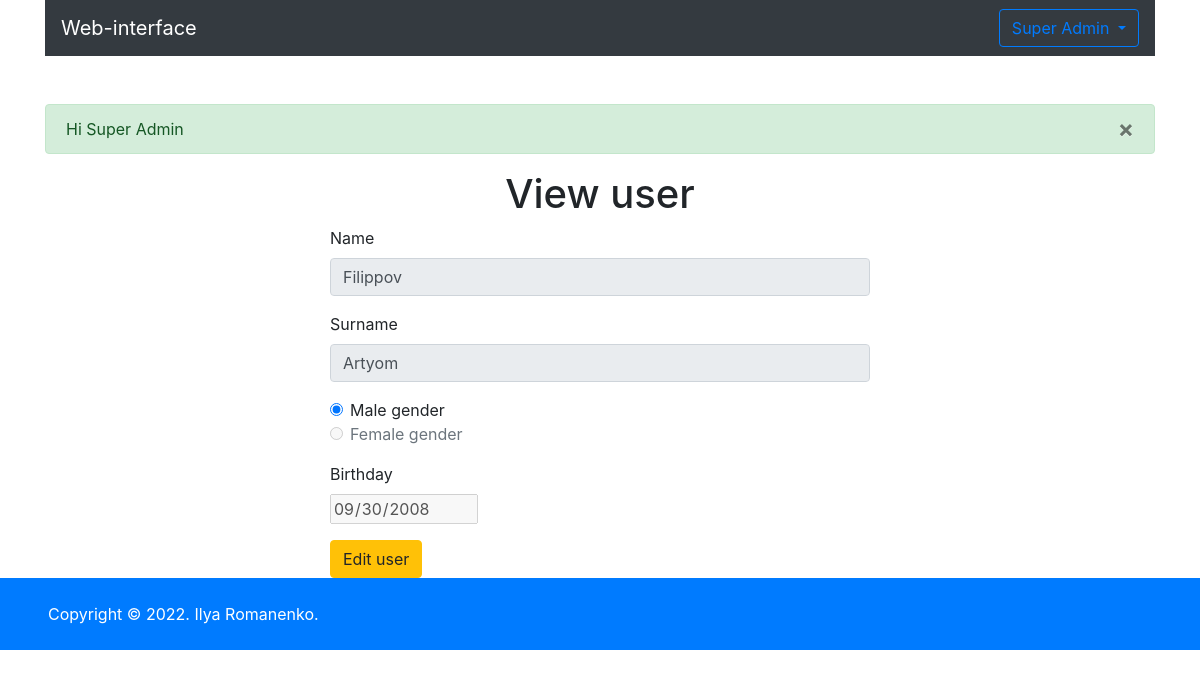
The app's page /actions/view.php?id=53 (signed in) with its own data.
### tables this page shows
CREATE TABLE `users` (
  `id` int(11) NOT NULL,
  `login` varchar(255) NOT NULL,
  `password` varchar(255) NOT NULL,
  `name` varchar(255) NOT NULL,
  `surname` varchar(255) NOT NULL,
  `gender` varchar(1) NOT NULL,
  `birthday` text,
  `id_admin` int(1) NOT NULL DEFAULT '0',
  `is_deleted` varchar(1) NOT NULL DEFAULT '0'
);

### app/config.php (called while the page is built)
<?php
return[
    'name' => 'Web-interface',
    'copyright' => 'Copyright © '. date('Y') . '. Ilya Romanenko.',
    'components' => [
        'host' => 'localhost',
        'userName' => 'root',
        'password' => '',
        'dataBase' => 'sibers',
    ],
    'count_list' => 10,
    'path_parts' => pathinfo($_SERVER['SCRIPT_NAME']),
];
?>

### model.php (called while the page is built, shortened)
<?php
class Model
{
    private $connect;
    public function __construct($db)
    {
        try {
            $this->connect = new mysqli($db['host'], $db['userName'], $db['password'], $db['dataBase']);
        } catch (Exception $e) {
            echo 'Connection failed! ' . $e->getMessage();
        }
    }
    public function view($data)
    {
        $validData = $this->validation($data);
        if ($validData['valid']) {
            $idUser = $validData['validFields']['id'];
            switch (isset($idUser)) {
                case true:
                    $fetchUser = $this->fetch('', ['id' => $idUser]);
                    if (!empty($fetchUser)) {
                        $user = $fetchUser[0];
                        $user['password'] = '';
                        return $user;
                    } else {
                        $_SESSION['errorField'] = 'This user does not exist, please try again';
                        header("Location: /");
                        die;
                    }
                    break;
            }
        }
        die;
    }
    public function fetch($fields, $whereFields = null, $sort = null, $limit = null)
    {
        $data = [];
        $queryRows = null;
        if (is_array($fields)) {
            for ($i = 0; $i < count($fields); $i++) {
                if ($i + 1 == count($fields)) {
                    $queryRows .= ' ' . $fields[$i];
                    break;
                }
                $queryRows .= ' ' . $fields[$i] . ',';
            }
        } else {
            $queryRows = '*';
        }
        $query = "SELECT $queryRows FROM users";
        if (!is_null($whereFields)) {
            $query .= ' WHERE ';
            foreach ($whereFields as $field => $value) {
                $query .= " $field = '$value'";
            }
            $query .= ' AND is_deleted = 0';
        } else {
            $query .= " WHERE is_deleted = '0'";
        }
        if ($sql = $this->connect->query($query)) {
            while ($row = mysqli_fetch_assoc($sql)) {
                $data[] = $row;
            }
        }
        return $data;
    }
    public function validation($data)
    {
        $formValid = [];
        $formValid['valid'] = true;
        $formValid['validFields'] = [];
        $formValid['notValidFields'] = [];
        foreach ($data as $key => $value) {
            if (isset($value) && (!empty($value) || $value === '0')) {
                $dataValid = htmlspecialchars($value);
                if ($key == 'id') {
                    $dataValid = (int)$dataValid;
                }
                $formValid['validFields'][$key] = $dataValid;
            } else {
                $formValid['valid'] = false;
                $formValid['notValidFields'][] = $key;
            }
        }
        return $formValid;
    }
}

### actions/view.php (the view)
<?php
$titlePage = 'View user';
include_once $_SERVER['DOCUMENT_ROOT'] . '/template/head.php';
$userData = $model->view($_GET);
?>
<div class="row justify-content-center">
    <div class="col-6 align-self-center">
        <h1 class="text-center"><?= $titlePage ?></h1>
        <div class="form-group">
            <label>Name</label>
            <input type="text" class="form-control" name="User[name]" placeholder="Name" value="<?= $userData['name']; ?>" disabled readonly>
        </div>
        <div class="form-group">
            <label>Surname</label>
            <input type="text" class="form-control" name="User[surname]" placeholder="Surname" value="<?= $userData['surname']; ?>" disabled readonly>
        </div>
        <div class="form-group">
            <div class="form-check">
                <input class="form-check-input" type="radio" name="User[gender]" value="m" <? echo ($userData['gender'] == 'm') ?  'checked' : 'disabled' ?>>
                <label class="form-check-label" for="RadiosGenderM">
                    Male gender
                </label>
            </div>
            <div class="form-check">
                <input class="form-check-input" type="radio" name="User[gender]" value="f" <? echo ($userData['gender'] == 'f') ?  'checked' : 'disabled' ?>>
                <label class="form-check-label" for="RadiosGenderF">
                    Female gender
                </label>
            </div>
        </div>
        <div class="form-group">
            <label>Birthday</label>
            <div class="input-group date" data-provide="datepicker">
                <input type="date" id="form-control-datepicker" name="User[birthday]" value="<?= date('Y-m-d', $userData['birthday']); ?>" disabled>
            </div>
        </div>
        <a href="../actions/edit.php?id=<?= $userData['id'] ?>" type="button" class="btn btn-warning">Edit user</a>
    </div>
</div>
<?php
include_once $_SERVER['DOCUMENT_ROOT'] . '/template/footer.php';
?>

### records on screen
users: name "Filippov", surname "Artyom", gender "☑", birthday "09/30/2008"

### other values on screen
$userDataAuth['name'] "Super"
$userDataAuth['surname'] "Admin"
$_SESSION['succesField'] "Hi Super Admin"
$titlePage "View user"
$configApp['copyright'] "Copyright © 2022. Ilya Romanenko."
